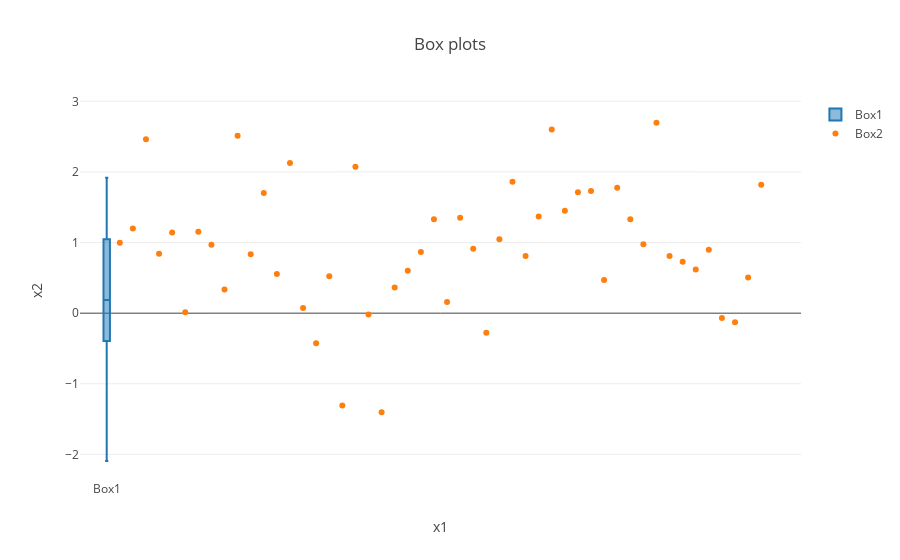

The notebook cell this image was saved under:
### Code cell
# Box plots
y0=np.random.randn(50)
y1=np.random.randn(50)+1
box_1=go.Box(y=y0,name='Box1')
box_2=go.Scatter(y=y1,name='Box2',mode='markers')

data=[box_1,box_2]

layout=go.Layout(title='Box plots', xaxis={'title':'x1'},yaxis={'title':'x2'})

figbox=go.Figure(data=data,layout=layout)

iplot(figbox,filename='pyguide_3')

### Figure 1 — Plotly figure (JSON) as saved in the notebook; plotly's stock layout.template omitted (floating-point values rounded to 4 significant figures)
{"data": [{"name": "Box1", "type": "box", "uid": "7272ac9e-bcc7-11e8-8e79-001d4f4942cc", "y": [0.01687, -0.8397, 1.173, -0.3916, -2.093, 1.047, -1.486, -0.2279, 0.07947, -0.4357, 1.225, 1.919, 1.541, -1.647, 1.145, 0.8715, 1.249, -0.6457, 0.7251, 0.8066, 0.3168, 0.2193, -0.278, -0.2472, 1.409, 1.29, 1.227, -0.8927, -0.1205, 0.04866, -1.779, 0.441, 0.91, 0.609, 0.1508, 0.8748, 1.197, 1.842, 0.6389, -1.069, 1.09, -0.3936, 0.02821, -0.6746, -1.179, -0.1395, 0.9812, 0.2955, -0.152, -0.8216]}, {"mode": "markers", "name": "Box2", "type": "scatter", "uid": "7272b006-bcc7-11e8-ad8e-001d4f4942cc", "y": [0.9958, 1.201, 2.464, 0.841, 1.143, 0.01295, 1.152, 0.9672, 0.3345, 2.511, 0.8352, 1.701, 0.5539, 2.128, 0.07336, -0.4241, 0.522, -1.308, 2.073, -0.01917, -1.401, 0.3643, 0.6022, 0.8664, 1.33, 0.1581, 1.35, 0.9134, -0.2768, 1.046, 1.862, 0.8106, 1.369, 2.6, 1.45, 1.712, 1.732, 0.471, 1.776, 1.33, 0.9769, 2.696, 0.8111, 0.7273, 0.6193, 0.8984, -0.06678, -0.1279, 0.5057, 1.818]}], "layout": {"title": "Box plots", "xaxis": {"title": "x1"}, "yaxis": {"title": "x2"}}}
